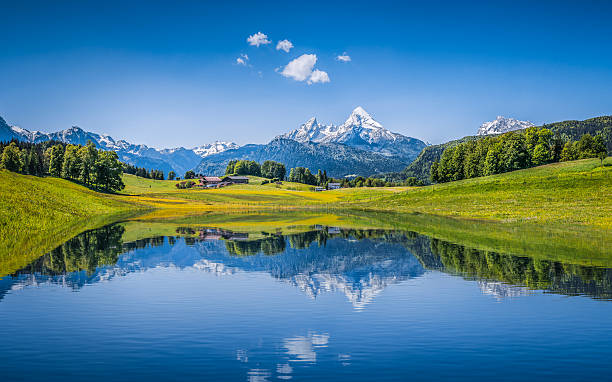
#> input picture HK1-2025-2026/Digital-Image-Processing/Practice/Lab2/input2.jpg, 612 x 382 px, given in place of lab02_ex.png, which was not available; the run also reads 1 picture not shown here
$ jupyter execute --allow-errors 52400185.ipynb
#> lines starting #> are read from the running program, lines starting #| are printed output that depends on the picture; after the words box and inside, x2 and y2 are one past the last pixel; in counts of white or black regions, pixels touching at a corner belong together; pictures that were not available may be replaced by others from this repository, and a replacement may not be noted
[cell 1]
import cv2
import numpy as np
import matplotlib.pyplot as plt
from pathlib import Path

image_path = Path("lab02_ex.png")
img_bgr = cv2.imread(str(image_path))
#> img_bgr is the input picture: shape (382, 612, 3); mean B, G, R 145.4, 125.3, 76.5
if img_bgr is None:
    raise FileNotFoundError(f"Image not found at {image_path}")

# Split into B, G, R channels
b, g, r = cv2.split(img_bgr)

# Save grayscale channel images
out_dir = Path("")
paths = {
    "B_gray": out_dir / "balloons_B_gray.png",
    "G_gray": out_dir / "balloons_G_gray.png",
    "R_gray": out_dir / "balloons_R_gray.png",
    "B_color": out_dir / "balloons_B_only.png",
    "G_color": out_dir / "balloons_G_only.png",
    "R_color": out_dir / "balloons_R_only.png",
    "original_rgb": out_dir / "balloons_original_rgb.png",
}

# Also create colored versions that keep only one channel for visualization
zeros = np.zeros_like(b)
only_b = cv2.merge([b, zeros, zeros])
only_g = cv2.merge([zeros, g, zeros])
only_r = cv2.merge([zeros, zeros, r])

# Save files
cv2.imwrite(str(paths["B_gray"]), b)
cv2.imwrite(str(paths["G_gray"]), g)
cv2.imwrite(str(paths["R_gray"]), r)
cv2.imwrite(str(paths["B_color"]), only_b)
cv2.imwrite(str(paths["G_color"]), only_g)
cv2.imwrite(str(paths["R_color"]), only_r)
cv2.imwrite(str(paths["original_rgb"]), cv2.cvtColor(img_bgr, cv2.COLOR_BGR2RGB))
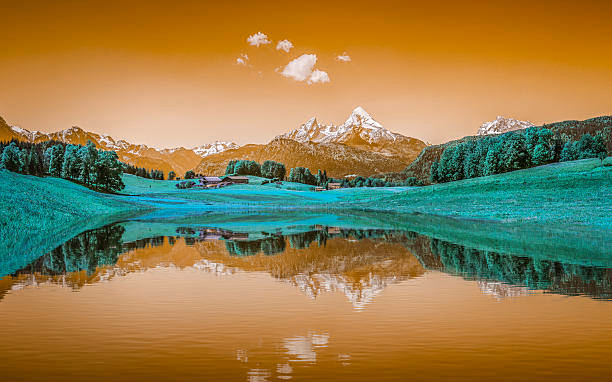
#> saved as balloons_original_rgb.png: shape (382, 612, 3); mean B, G, R 76.5, 125.3, 145.4

# Show the original
plt.figure(figsize=(6,4))
plt.imshow(cv2.cvtColor(img_bgr, cv2.COLOR_BGR2RGB))
plt.axis("off")
plt.title("Original (RGB)")
plt.show()

# Show each grayscale channel
for channel_img, title in [(b, "Blue channel (grayscale)"),
                           (g, "Green channel (grayscale)"),
                           (r, "Red channel (grayscale)")]:
    plt.figure(figsize=(6,4))
    plt.imshow(channel_img, cmap="gray")
    plt.axis("off")
    plt.title(title)
    plt.show()
#> this loop made 3 passes
#> title on passes 1 to 3: 'Blue channel (grayscale)', 'Green channel (grayscale)', 'Red channel (grayscale)'

# Show colored versions (only one channel kept)
for channel_img, title in [(only_b, "Blue only (B,0,0)"),
                           (only_g, "Green only (0,G,0)"),
                           (only_r, "Red only (0,0,R)")]:
    plt.figure(figsize=(6,4))
    plt.imshow(cv2.cvtColor(channel_img, cv2.COLOR_BGR2RGB))
    plt.axis("off")
    plt.title(title)
    plt.show()
#> this loop made 3 passes
#> title on passes 1 to 3: 'Blue only (B,0,0)', 'Green only (0,G,0)', 'Red only (0,0,R)'

paths

[cell 2]
import cv2
import numpy as np
from pathlib import Path
import matplotlib.pyplot as plt

# ---- 1) Đọc ảnh ----
image_path = Path("lab02_ex.png")               # đổi nếu bạn để ở thư mục khác
img_bgr = cv2.imread(str(image_path))
if img_bgr is None:
    raise FileNotFoundError(f"Không tìm thấy ảnh: {image_path}")

# ---- 2) Lọc vùng màu (HSV) để loại nền trắng & chữ đen ----
hsv = cv2.cvtColor(img_bgr, cv2.COLOR_BGR2HSV)
#> hsv: shape (382, 612, 3); mean H, S, V 87.5, 172, 167

# Giữ các pixel có độ bão hòa & độ sáng đủ lớn (balloons rất rực)
sat_min, val_min = 80, 80
mask = cv2.inRange(hsv, (0, sat_min, val_min), (179, 255, 255))
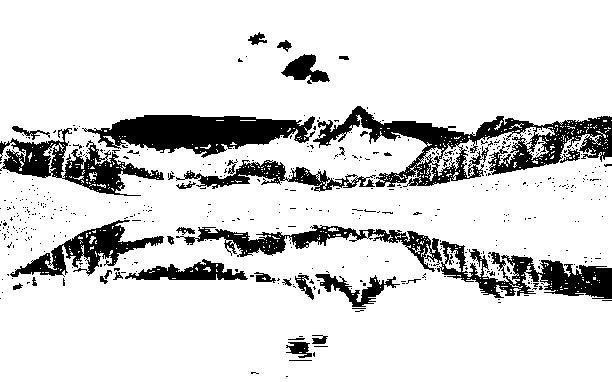
#> mask: shape (382, 612); 85% white; 516 black regions (479 under 20 px), largest, box (x1, y1, x2, y2) and area: (313, 106, 612, 187) 7809, (82, 115, 315, 158) 5742, (437, 241, 612, 299) 3941

# ---- 3) Morphology để khử nhiễu và không dính các quả gần nhau ----
kernel_open  = cv2.getStructuringElement(cv2.MORPH_ELLIPSE, (5, 5))
#> kernel_open = [[0, 0, 1, 0, 0], [1, 1, 1, 1, 1], [1, 1, 1, 1, 1], [1, 1, 1, 1, 1], [0, 0, 1, 0, 0]]
kernel_close = cv2.getStructuringElement(cv2.MORPH_ELLIPSE, (9, 9))
mask_clean = cv2.morphologyEx(mask, cv2.MORPH_OPEN,  kernel_open,  iterations=1)
#> mask_clean: shape (382, 612); 80.5% white; 220 black regions (199 under 20 px), largest, box (x1, y1, x2, y2) and area: (0, 106, 612, 196) 26095, (166, 225, 612, 303) 9914, (7, 214, 320, 300) 5623
mask_clean = cv2.morphologyEx(mask_clean, cv2.MORPH_CLOSE, kernel_close, iterations=1)
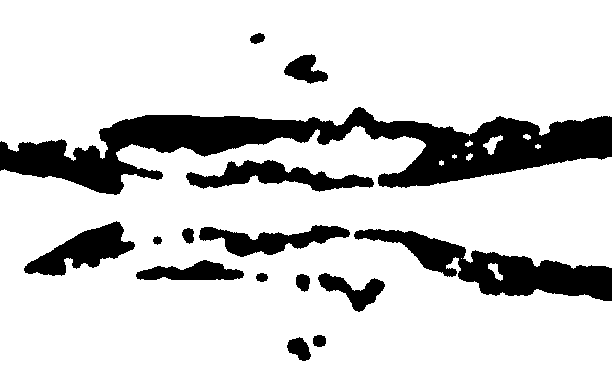
#> mask_clean: shape (382, 612); 82.5% white; 15 black regions

# ---- 4) Tìm contour & lọc theo kích thước/khung ----
cnts, _ = cv2.findContours(mask_clean, cv2.RETR_EXTERNAL, cv2.CHAIN_APPROX_SIMPLE)
#> cnts = 11 contours, 4 with area under 20; largest, box (x1, y1, x2, y2) and area: (0, 126, 612, 382) 126860, (0, 0, 612, 161) 75524, (483, 135, 503, 155) 146, (488, 263, 503, 281) 100, (466, 153, 473, 161) 24, (523, 134, 531, 140) 24, (465, 140, 473, 147) 22
h_img, w_img = mask_clean.shape
min_area = (w_img * h_img) * 0.0015  # loại bỏ mảng nhỏ

boxes = []
for c in cnts:
    x, y, w, h = cv2.boundingRect(c)
    area = w * h
    if area < min_area:
        continue
    # loại vùng quá mỏng/nông (nếu vẫn còn nhiễu), trừ khi nó khá to
    if (h < 0.10 * h_img or w < 0.02 * w_img) and area < (w_img * h_img) * 0.008:
        continue
    boxes.append((x, y, w, h))
#> this loop made 11 passes
#> (x, y, w, h, area) on passes 1, 3, 4, 5, 6, 7, 8, 9: (488, 263, 15, 18, 270), (439, 160, 5, 6, 30), (452, 154, 5, 5, 25), (466, 153, 7, 8, 56), (535, 144, 6, 5, 30), (465, 140, 8, 7, 56), (483, 135, 20, 20, 400), (523, 134, 8, 6, 48)
#> after the loop, boxes = [(0, 126, 612, 256), (0, 0, 612, 161)]

# Sắp trái sanng phải cho đẹp
boxes = sorted(boxes, key=lambda b: b[0])

# ---- 5) Vẽ bounding-box ----
vis = img_bgr.copy()
for i, (x, y, w, h) in enumerate(boxes, 1):
    cv2.rectangle(vis, (x, y), (x+w, y+h), (255, 0, 0), 3)
    cv2.putText(vis, str(i), (x, max(0, y-10)),
                cv2.FONT_HERSHEY_SIMPLEX, 1.0, (255, 0, 0), 2, cv2.LINE_AA)
#> this loop made 2 passes
#> (i, x, y, w, h) on passes 1 to 2: (1, 0, 126, 612, 256), (2, 0, 0, 612, 161)
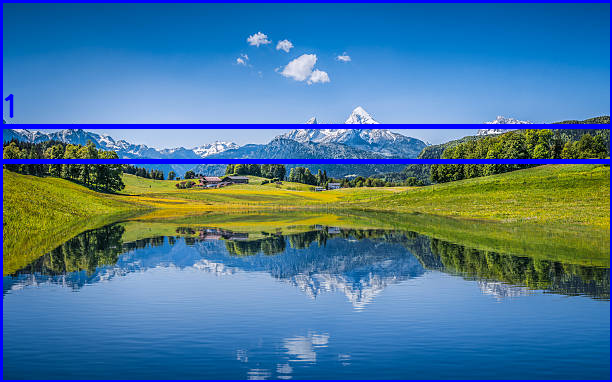
#> vis: shape (382, 612, 3); 4.77% of pixels changed, all inside (x1, y1, x2, y2) = (0, 0, 612, 382)

# Lưu & hiển thị
out_path = image_path.parent / "balloons_bounding_boxes.png"
cv2.imwrite(str(out_path), vis)

print(f"Đã tìm {len(boxes)} quả bóng. Tọa độ (x, y, w, h):")
#| Đã tìm 2 quả bóng. Tọa độ (x, y, w, h):
for i, b in enumerate(boxes, 1):
    print(f"{i}: {b}")
#> this loop made 2 passes
#> (printed output is left out)
plt.imshow(cv2.cvtColor(vis, cv2.COLOR_BGR2RGB)); plt.axis("off"); plt.title(f"{len(boxes)} boxes"); plt.show()

[cell 3]
import cv2
import numpy as np
from pathlib import Path

# ---- Load image ----
image_path = Path("lab02_ex.png")   # đổi nếu lưu chỗ khác
img = cv2.imread(str(image_path))
if img is None:
    raise FileNotFoundError(f"Không tìm thấy ảnh: {image_path}")

# ---- Detect balloons (HSV + morphology) ----
hsv = cv2.cvtColor(img, cv2.COLOR_BGR2HSV)
mask = cv2.inRange(hsv, (0, 80, 80), (179, 255, 255))  # giữ vùng đủ bão hòa & sáng

openK  = cv2.getStructuringElement(cv2.MORPH_ELLIPSE, (5, 5))
#> openK has the same summary as kernel_open
closeK = cv2.getStructuringElement(cv2.MORPH_ELLIPSE, (9, 9))
m = cv2.morphologyEx(mask, cv2.MORPH_OPEN,  openK,  iterations=1)
m = cv2.morphologyEx(m,    cv2.MORPH_CLOSE, closeK, iterations=1)

cnts, _ = cv2.findContours(m, cv2.RETR_EXTERNAL, cv2.CHAIN_APPROX_SIMPLE)
H, W = m.shape
min_area = 0.0015 * W * H

boxes = []
for c in cnts:
    x, y, w, h = cv2.boundingRect(c)
    if w * h < min_area:
        continue
    if (h < 0.10 * H or w < 0.02 * W) and (w * h < 0.008 * W * H):
        continue
    boxes.append((x, y, w, h))
#> this loop made 11 passes
#> (x, y, w, h) on passes 1 to 8: (488, 263, 15, 18), (461, 258, 1, 1), (439, 160, 5, 6), (452, 154, 5, 5), (466, 153, 7, 8), (535, 144, 6, 5), (465, 140, 8, 7), (483, 135, 20, 20)

boxes = sorted(boxes, key=lambda b: b[0])  # trái → phải

# ---- Simple color labeling by dominant hue ----
def name_from_h(h):
    if h < 10 or h >= 170: return "red"
    if 10 <= h < 20:       return "orange"
    if 20 <= h < 35:       return "yellow"
    if 35 <= h < 85:       return "green"
    if 85 <= h < 135:      return "blue"
    return "unknown"

labels = []
for (x, y, w, h) in boxes:
    crop_hsv  = hsv[y:y+h, x:x+w]
    crop_mask = m[y:y+h, x:x+w]
    hs = crop_hsv[..., 0][crop_mask > 0]

    if hs.size == 0:
        # fallback trung tâm nếu mask rỗng
        hue = int(hsv[y + h // 2, x + w // 2, 0])
    else:
        # --- FIX: dùng flatten trước argmax để tránh DeprecationWarning ---
        hist = cv2.calcHist([hs.astype(np.uint8)], [0], None, [180], [0, 180]).flatten()
        hue = int(np.argmax(hist))

    labels.append(name_from_h(hue))
#> this loop made 2 passes
#> (x, y, w, h, hue) on passes 1 to 2: (0, 126, 612, 256, 103), (0, 0, 612, 161, 103)
#> pass 1, `crop_mask = m[y:y+h, x:x+w]`:
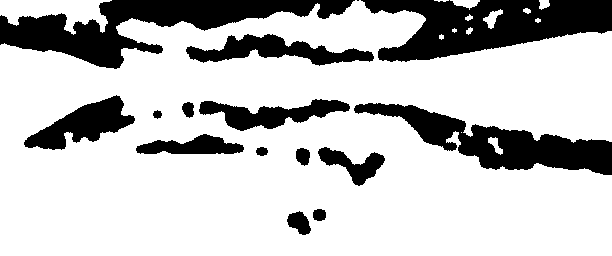
#> crop_mask: shape (256, 612); 76.4% white; 15 black regions (1 under 20 px), largest, box (x1, y1, x2, y2) and area: (0, 0, 355, 69) 9438, (361, 0, 612, 62) 9280, (354, 103, 612, 175) 6976
#> after the loop, labels = ['blue', 'blue']

# ---- Draw & save ----
vis = img.copy()
for (x, y, w, h), name in zip(boxes, labels):
    cv2.rectangle(vis, (x, y), (x + w, y + h), (255, 0, 0), 3)
    org = (x, max(0, y - 10))
    cv2.putText(vis, name, org, cv2.FONT_HERSHEY_SIMPLEX, 0.9, (0, 0, 0), 3, cv2.LINE_AA)
    cv2.putText(vis, name, org, cv2.FONT_HERSHEY_SIMPLEX, 0.9, (255, 255, 255), 1, cv2.LINE_AA)
#> this loop made 2 passes
#> (x, y, w, h, name, org) on pass 1: (0, 126, 612, 256, 'blue', (0, 116))
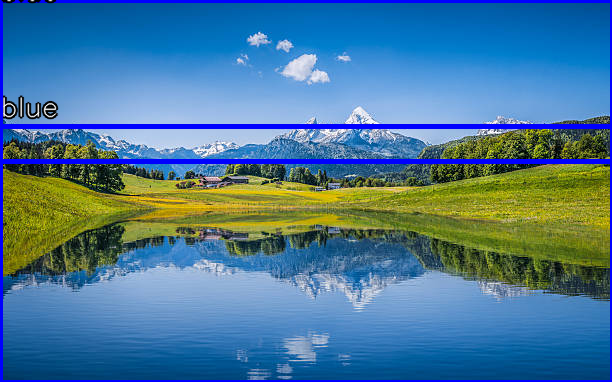
#> vis: shape (382, 612, 3); 5.13% of pixels changed, all inside (x1, y1, x2, y2) = (0, 0, 612, 382)

cv2.imwrite("balloons_labeled.png", vis)

print(f"Đã tìm {len(boxes)} quả bóng. Tọa độ (x,y,w,h):")
#| Đã tìm 2 quả bóng. Tọa độ (x,y,w,h):
for i, b in enumerate(boxes, 1):
    print(f"{i}: {b}")
print("Nhãn:", labels)
#| Nhãn: ['blue', 'blue']

import matplotlib.pyplot as plt;
plt.imshow(cv2.cvtColor(vis, cv2.COLOR_BGR2RGB)); plt.axis('off'); plt.show()

[cell 4]
import cv2
import numpy as np
from pathlib import Path
import matplotlib.pyplot as plt

# ---- 1) Đọc ảnh ----
image_path = Path("lab02_ex.png")   # đổi đường dẫn nếu cần
img = cv2.imread(str(image_path))
if img is None:
    raise FileNotFoundError(f"Không tìm thấy ảnh: {image_path}")

# ---- 2) Tạo mask vùng màu & làm sạch (giống câu 2, gọn) ----
hsv  = cv2.cvtColor(img, cv2.COLOR_BGR2HSV)
mask = cv2.inRange(hsv, (0, 80, 80), (179, 255, 255))
openK  = cv2.getStructuringElement(cv2.MORPH_ELLIPSE, (5,5))
closeK = cv2.getStructuringElement(cv2.MORPH_ELLIPSE, (9,9))
m = cv2.morphologyEx(mask, cv2.MORPH_OPEN,  openK)
m = cv2.morphologyEx(m,    cv2.MORPH_CLOSE, closeK)

# ---- 3) Tìm contour & lấy các bounding boxes ----
cnts, _ = cv2.findContours(m, cv2.RETR_EXTERNAL, cv2.CHAIN_APPROX_SIMPLE)
H, W = m.shape
boxes = []
for c in cnts:
    x, y, w, h = cv2.boundingRect(c)
    if w*h > 0.0015*W*H:
        boxes.append((x, y, w, h))
#> after the loop, boxes = [(483, 135, 20, 20), (0, 126, 612, 256), (0, 0, 612, 161)]

# Sắp trái→phải; bóng vàng là box đầu tiên
boxes = sorted(boxes, key=lambda b: b[0])
#> boxes = [(0, 126, 612, 256), (0, 0, 612, 161), (483, 135, 20, 20)]
x, y, w, h = boxes[0]
#> y = 126; h = 256

# ---- 4) Cắt ROI của bóng vàng và lưu ----
yellow_roi = img[y:y+h, x:x+w]                       # ảnh cắt gọn
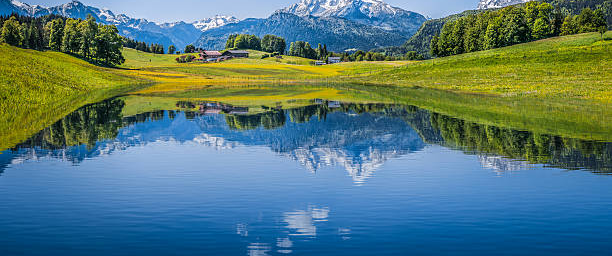
#> yellow_roi: shape (256, 612, 3); mean B, G, R 118.9, 120.4, 85.4
cv2.imwrite("yellow_balloon_roi.png", yellow_roi)

# (tuỳ chọn) Ảnh full-size nhưng chỉ để lại ROI, nền đen:
yellow_on_black = np.zeros_like(img)
yellow_on_black[y:y+h, x:x+w] = yellow_roi
cv2.imwrite("yellow_balloon_full_black.png", yellow_on_black)

# ---- 5) In ảnh ra màn hình (Jupyter/Colab) ----
import matplotlib.pyplot as plt
plt.imshow(cv2.cvtColor(yellow_roi, cv2.COLOR_BGR2RGB)); plt.axis('off'); plt.show()

# Nếu chạy app desktop có GUI, dùng 1 dòng này thay cho matplotlib:
# cv2.imshow("yellow_roi", yellow_roi); cv2.waitKey(0); cv2.destroyAllWindows()

[cell 5]
import cv2, numpy as np, matplotlib.pyplot as plt
from pathlib import Path

img = cv2.imread("lab02_ex.png")
if img is None:
    raise FileNotFoundError("Không tìm thấy ảnh lab02_ex.png")

# 1) BGR -> HSV
hsv = cv2.cvtColor(img, cv2.COLOR_BGR2HSV)

# 2) Ngưỡng màu VÀNG (có thể chỉnh nhẹ nếu ảnh khác)
lower_yellow = (20, 90, 90)   # H,S,V
upper_yellow = (35, 255, 255)
mask = cv2.inRange(hsv, lower_yellow, upper_yellow)
#> mask: shape (382, 612); 14.7% white; 180 white regions (154 under 20 px), largest, box (x1, y1, x2, y2) and area: (0, 149, 612, 277) 31433, (462, 132, 520, 178) 648, (62, 144, 91, 171) 228

# 3) Morphology để khử nhiễu/khép kín
kernel = cv2.getStructuringElement(cv2.MORPH_ELLIPSE, (7,7))
mask = cv2.morphologyEx(mask, cv2.MORPH_OPEN,  kernel, iterations=1)
#> mask: shape (382, 612); 11.2% white; 9 white regions, largest, box (x1, y1, x2, y2) and area: (0, 171, 612, 275) 23192, (210, 209, 362, 235) 1632, (524, 158, 585, 183) 737
mask = cv2.morphologyEx(mask, cv2.MORPH_CLOSE, kernel, iterations=1)
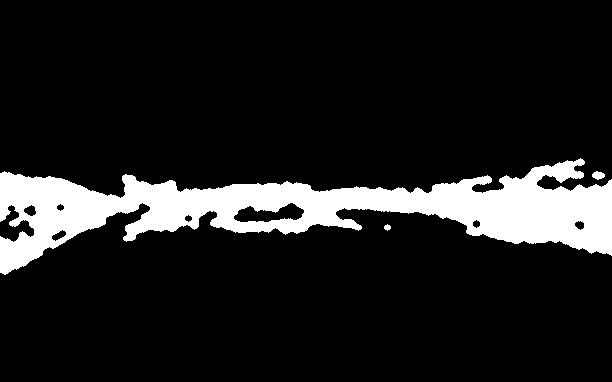
#> mask: shape (382, 612); 12.1% white; 3 white regions

# 4) Lấy contour lớn nhất (giả sử chỉ có 1 bóng vàng) + bbox
annot = img.copy()
cnts, _ = cv2.findContours(mask, cv2.RETR_EXTERNAL, cv2.CHAIN_APPROX_SIMPLE)
#> cnts = 3 contours; box (x1, y1, x2, y2) and area: (0, 158, 612, 275) 28309, (592, 171, 605, 180) 65, (384, 224, 391, 231) 24
if cnts:
    c = max(cnts, key=cv2.contourArea)
#> c = contour of 1163 points, box (x1, y1, x2, y2) (0, 158, 612, 275), area 28309
    x,y,w,h = cv2.boundingRect(c)
#> y = 158; h = 117
    cv2.rectangle(annot, (x,y), (x+w, y+h), (0,0,255), 3)
    cv2.putText(annot, "yellow", (x, max(0, y-10)),
                cv2.FONT_HERSHEY_SIMPLEX, 0.9, (0,0,0), 3, cv2.LINE_AA)
    cv2.putText(annot, "yellow", (x, max(0, y-10)),
                cv2.FONT_HERSHEY_SIMPLEX, 0.9, (255,255,255), 1, cv2.LINE_AA)

# 5) Giữ lại chỉ vùng vàng
yellow_only = cv2.bitwise_and(img, img, mask=mask)
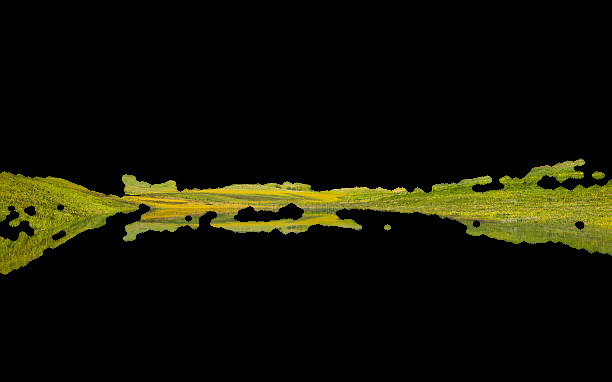
#> yellow_only: shape (382, 612, 3); mean B, G, R 3.7, 17.4, 17.5

# Lưu & hiển thị (1 lệnh Matplotlib)
cv2.imwrite("q5_yellow_mask.png", mask)
cv2.imwrite("q5_yellow_only.png", yellow_only)
cv2.imwrite("q5_yellow_annotated.png", annot)

import matplotlib.pyplot as plt
plt.imshow(cv2.cvtColor(yellow_only, cv2.COLOR_BGR2RGB)); plt.axis("off"); plt.show()
# Nếu chạy desktop GUI: cv2.imshow("yellow", yellow_only); cv2.waitKey(0); cv2.destroyAllWindows()

[cell 6]
import cv2
import numpy as np
from pathlib import Path
import matplotlib.pyplot as plt

# ========= CONFIG =========
IMAGE = "lab02_ex.png"        # đổi nếu ảnh ở nơi khác
OUT_DIR = Path(".")           # thư mục lưu kết quả
# ==========================

# 1) Đọc ảnh
img = cv2.imread(IMAGE)
if img is None:
    raise FileNotFoundError(f"Không tìm thấy '{IMAGE}'")

# 2) BGR -> HSV và tạo mask màu vàng
hsv = cv2.cvtColor(img, cv2.COLOR_BGR2HSV)
lower_yellow = np.array([20, 90, 90],  dtype=np.uint8)   # H,S,V (OpenCV Hue: 0..179)
#> lower_yellow = [20, 90, 90]
upper_yellow = np.array([35, 255, 255], dtype=np.uint8)
#> upper_yellow = [35, 255, 255]
mask = cv2.inRange(hsv, lower_yellow, upper_yellow)

# 3) Morphology làm sạch mask
kernel = cv2.getStructuringElement(cv2.MORPH_ELLIPSE, (7, 7))
mask = cv2.morphologyEx(mask, cv2.MORPH_OPEN,  kernel, iterations=1)
mask = cv2.morphologyEx(mask, cv2.MORPH_CLOSE, kernel, iterations=1)

# 4) Đổi màu: đổi Hue sang xanh lá, giữ nguyên Saturation & Value
hsv2 = hsv.copy()
hsv2[..., 0][mask > 0] = 65  # ~green (OpenCV hue)
#> hsv2: shape (382, 612, 3); mean H, S, V 91.7, 172, 167
result = cv2.cvtColor(hsv2, cv2.COLOR_HSV2BGR)

# (Tuỳ chọn) tô phẳng xanh lá để so sánh
flat = img.copy()
flat[mask > 0] = (0, 255, 0)
#> flat: shape (382, 612, 3); 12.09% of pixels changed, all inside (x1, y1, x2, y2) = (0, 158, 612, 275)

# (Tuỳ chọn) vẽ bbox quanh bóng vàng để kiểm tra
cnts, _ = cv2.findContours(mask, cv2.RETR_EXTERNAL, cv2.CHAIN_APPROX_SIMPLE)
if cnts:
    c = max(cnts, key=cv2.contourArea)
    x, y, w, h = cv2.boundingRect(c)
    cv2.rectangle(result, (x, y), (x + w, y + h), (0, 0, 255), 2)
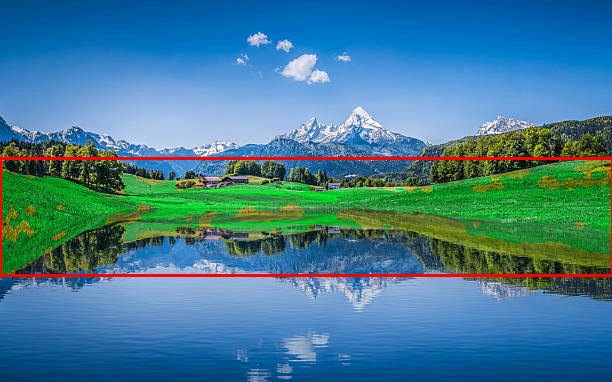
#> result: shape (382, 612, 3); mean B, G, R 145.6, 123.6, 65.4

# 5) Lưu kết quả
cv2.imwrite(str(OUT_DIR / "q6_yellow_mask_used.png"), mask)
cv2.imwrite(str(OUT_DIR / "q6_repaint_green_hsv_preserve_sv.png"), result)
cv2.imwrite(str(OUT_DIR / "q6_repaint_green_flat.png"), flat)

# 6) Hiển thị ảnh kết quả (Jupyter/Colab)
plt.imshow(cv2.cvtColor(result, cv2.COLOR_BGR2RGB)); plt.axis("off"); plt.show()
#> (the rest of the program and of its run is left out)
